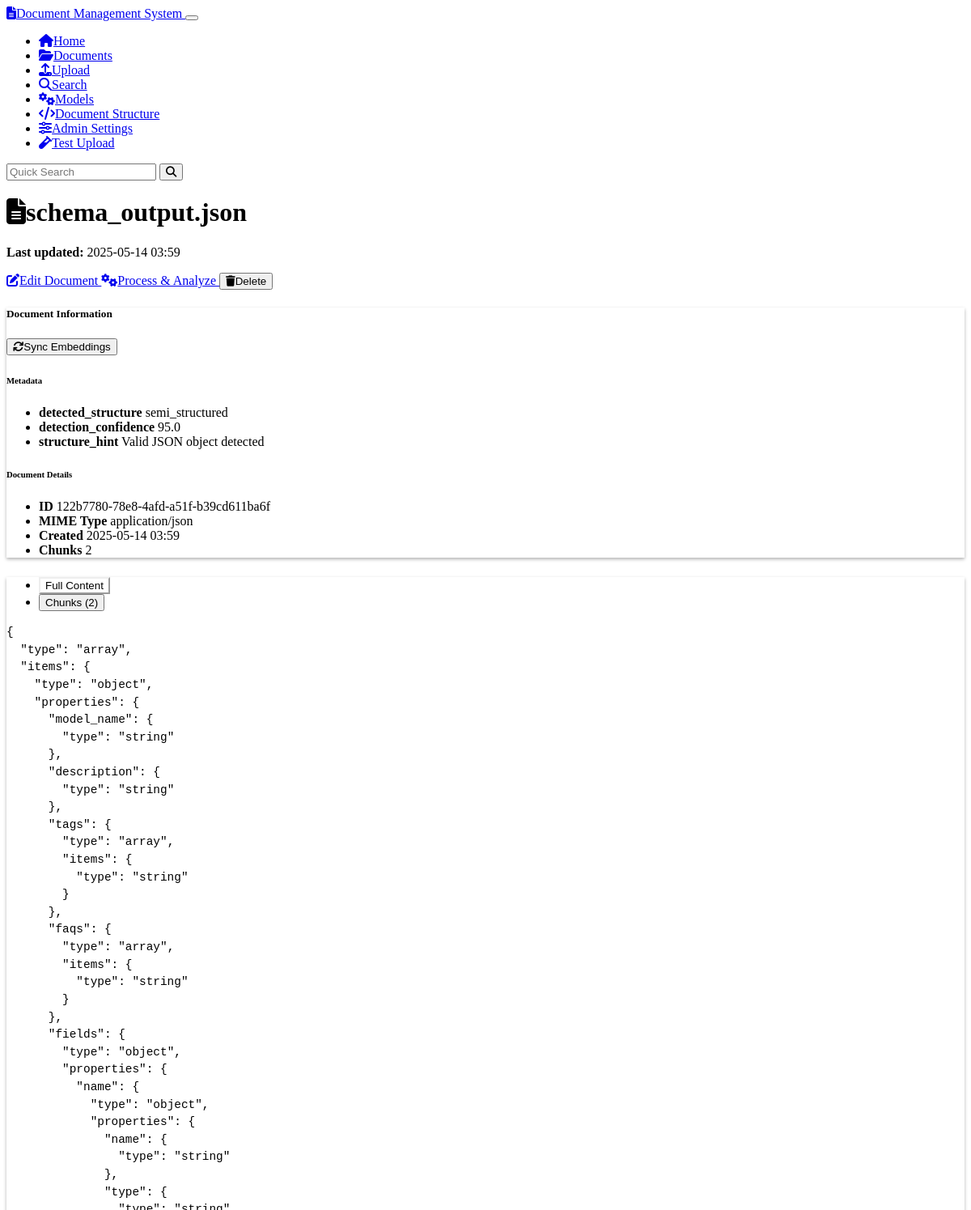
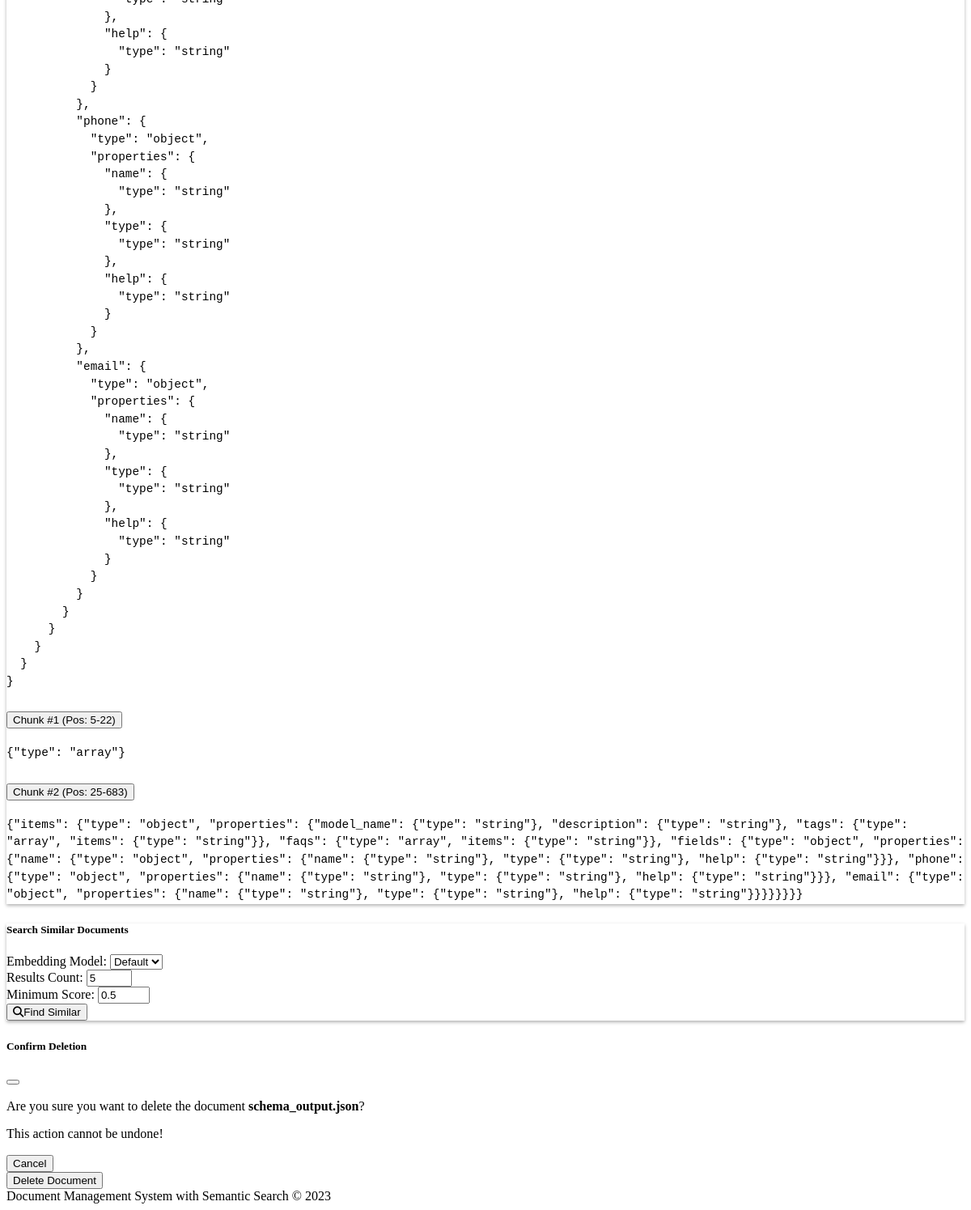
The page /documents/122b7780-78e8-4afd-a51f-b39cd611ba6f on the database its author committed (2 pictures, top to bottom).
### models.py (models this page shows, shortened)
class Document(db.Model):
    id = db.Column(db.String(36), primary_key=True, default=lambda: str(uuid.uuid4()))
    name = db.Column(db.String(255), nullable=False)
    content = db.Column(db.Text, nullable=False)
    mime_type = db.Column(db.String(100), nullable=False)
    created_at = db.Column(db.DateTime, default=datetime.datetime.utcnow)
    updated_at = db.Column(db.DateTime, default=datetime.datetime.utcnow, onupdate=datetime.datetime.utcnow)
    chunks = db.relationship('Chunk', backref='document', cascade='all, delete-orphan')
    doc_metadata = db.relationship('Metadata', backref='document', cascade='all, delete-orphan')

class Metadata(db.Model):
    id = db.Column(db.String(36), primary_key=True, default=lambda: str(uuid.uuid4()))
    document_id = db.Column(db.String(36), db.ForeignKey('document.id'), nullable=False)
    key = db.Column(db.String(100), nullable=False)
    value = db.Column(db.String(255), nullable=False)

class Chunk(db.Model):
    id = db.Column(db.String(36), primary_key=True, default=lambda: str(uuid.uuid4()))
    document_id = db.Column(db.String(36), db.ForeignKey('document.id'), nullable=False)
    content = db.Column(db.Text, nullable=False)
    chunk_index = db.Column(db.Integer, nullable=False)
    start_pos = db.Column(db.Integer, nullable=False)
    end_pos = db.Column(db.Integer, nullable=False)
    created_at = db.Column(db.DateTime, default=datetime.datetime.utcnow)
    updated_at = db.Column(db.DateTime, default=datetime.datetime.utcnow, onupdate=datetime.datetime.utcnow)
    embeddings = db.relationship('ChunkEmbedding', backref='chunk', cascade='all, delete-orphan')

### routes.py (the view)
@app.route('/documents/<document_id>')
def document_view(document_id):
    document = Document.query.get_or_404(document_id)
    metadata = Metadata.query.filter_by(document_id=document_id).all()
    chunks = Chunk.query.filter_by(document_id=document_id).order_by(Chunk.chunk_index).all()
    return render_template(
        'document_view.html',
        document=document,
        metadata=metadata,
        chunks=chunks
    )

### templates/document_view.html (shortened to what this page needs)
{% extends 'base.html' %}
{% block content %}
<div class="row mb-4">
    <div class="col-md-8">
        <h1>
            <i class="fas fa-file-alt me-2"></i>{{ document.name }}
        </h1>
        <p class="text-muted">
            <strong>Last updated:</strong> {{ document.updated_at.strftime('%Y-%m-%d %H:%M') }}
        </p>
    </div>
    <div class="col-md-4 text-md-end">
        <div class="btn-group">
            <a href="{{ url_for('document_edit', document_id=document.id) }}" class="btn btn-warning">
                <i class="fas fa-edit me-1"></i>Edit Document
            </a>
            <a href="{{ url_for('document_analysis_page', document_id=document.id) }}" class="btn btn-primary">
                <i class="fas fa-cogs me-1"></i>Process & Analyze
            </a>
            <button type="button" class="btn btn-danger" data-bs-toggle="modal" data-bs-target="#deleteDocumentModal">
                <i class="fas fa-trash me-1"></i>Delete
            </button>
        </div>
    </div>
</div>
<div class="row mb-4">
    <div class="col-md-12">
        <div class="card">
            <div class="card-header d-flex justify-content-between align-items-center">
                <h5 class="mb-0">Document Information</h5>
                <button id="sync-embeddings" class="btn btn-sm btn-outline-info" data-document-id="{{ document.id }}">
                    <i class="fas fa-sync me-1"></i>Sync Embeddings
                </button>
            </div>
            <div class="card-body">
                <div class="row">
                    <div class="col-md-6">
                        <h6>Metadata</h6>
                        {% if metadata %}
                            <ul class="list-group">
                                {% for meta in metadata %}
                                    <li class="list-group-item d-flex justify-content-between align-items-center">
                                        <strong>{{ meta.key }}</strong>
                                        <span>{{ meta.value }}</span>
                                    </li>
                                {% endfor %}
                            </ul>
                        {% else %}
                            <p class="text-muted">No metadata</p>
                        {% endif %}
                    </div>
                    <div class="col-md-6">
                        <h6>Document Details</h6>
                        <ul class="list-group">
                            <li class="list-group-item d-flex justify-content-between align-items-center">
                                <strong>ID</strong>
                                <span class="text-muted">{{ document.id }}</span>
                            </li>
                            <li class="list-group-item d-flex justify-content-between align-items-center">
                                <strong>MIME Type</strong>
                                <span>{{ document.mime_type }}</span>
                            </li>
                            <li class="list-group-item d-flex justify-content-between align-items-center">
                                <strong>Created</strong>
                                <span>{{ document.created_at.strftime('%Y-%m-%d %H:%M') }}</span>
                            </li>
                            <li class="list-group-item d-flex justify-content-between align-items-center">
                                <strong>Chunks</strong>
                                <span>{{ chunks|length }}</span>
                            </li>
                        </ul>
                    </div>
                </div>
            </div>
        </div>
    </div>
</div>
<div class="row mb-4">
    <div class="col-md-12">
        <div class="card">
            <div class="card-header">
                <ul class="nav nav-tabs card-header-tabs" id="document-tabs" role="tablist">
                    <li class="nav-item" role="presentation">
                        <button class="nav-link active" id="content-tab" data-bs-toggle="tab" data-bs-target="#content"
                                type="button" role="tab" aria-controls="content" aria-selected="true">
                            Full Content
                        </button>
                    </li>
                    <li class="nav-item" role="presentation">
                        <button class="nav-link" id="chunks-tab" data-bs-toggle="tab" data-bs-target="#chunks"
                                type="button" role="tab" aria-controls="chunks" aria-selected="false">
                            Chunks ({{ chunks|length }})
                        </button>
                    </li>
                </ul>
            </div>
            <div class="card-body">
                <div class="tab-content" id="document-tabs-content">
                    <div class="tab-pane fade show active" id="content" role="tabpanel" aria-labelledby="content-tab">
                        <pre class="document-content p-3 bg-dark text-light rounded">{{ document.content }}</pre>
                    </div>
                    <div class="tab-pane fade" id="chunks" role="tabpanel" aria-labelledby="chunks-tab">
                        {% if chunks %}
                            <div class="accordion" id="chunksAccordion">
                                {% for chunk in chunks %}
                                    <div class="accordion-item">
                                        <h2 class="accordion-header" id="chunk-heading-{{ loop.index }}">
                                            <button class="accordion-button collapsed" type="button" data-bs-toggle="collapse"
                                                    data-bs-target="#chunk-collapse-{{ loop.index }}" aria-expanded="false"
                                                    aria-controls="chunk-collapse-{{ loop.index }}">
                                                Chunk #{{ chunk.chunk_index + 1 }} (Pos: {{ chunk.start_pos }}-{{ chunk.end_pos }})
                                            </button>
                                        </h2>
                                        <div id="chunk-collapse-{{ loop.index }}" class="accordion-collapse collapse"
                                             aria-labelledby="chunk-heading-{{ loop.index }}" data-bs-parent="#chunksAccordion">
                                            <div class="accordion-body">
                                                <pre class="chunk-content p-2 bg-dark text-light rounded">{{ chunk.content }}</pre>
                                            </div>
                                        </div>
                                    </div>
                                {% endfor %}
                            </div>
                        {% else %}
                            <p class="text-muted">No chunks found for this document.</p>
                        {% endif %}
                    </div>
                </div>
            </div>
        </div>
    </div>
</div>
<div class="row mb-4">
    <div class="col-md-12">
        <div class="card">
            <div class="card-header">
                <h5 class="mb-0">Search Similar Documents</h5>
            </div>
            <div class="card-body">
                <form action="{{ url_for('search_page') }}" method="get">
                    <div class="row g-3">
                        <div class="col-md-4">
                            <label for="model-select" class="form-label">Embedding Model:</label>
                            <select class="form-select" id="model-select" name="model_id">
                                <option value="">Default</option>
                            </select>
                        </div>
                        <div class="col-md-3">
                            <label for="top-k" class="form-label">Results Count:</label>
                            <input type="number" class="form-control" id="top-k" name="top_k" value="5" min="1" max="20">
                        </div>
                        <div class="col-md-3">
                            <label for="min-score" class="form-label">Minimum Score:</label>
                            <input type="number" class="form-control" id="min-score" name="min_score" value="0.5" min="0" max="1" step="0.1">
                        </div>
                        <div class="col-md-2 d-flex align-items-end">
                            <button type="submit" class="btn btn-info w-100">
                                <i class="fas fa-search me-1"></i>Find Similar
                            </button>
                        </div>
                    </div>
                </form>
            </div>
        </div>
    </div>
</div>
<div class="modal fade" id="deleteDocumentModal" tabindex="-1" aria-labelledby="deleteDocumentModalLabel" aria-hidden="true">
    <div class="modal-dialog">
        <div class="modal-content">
            <div class="modal-header">
                <h5 class="modal-title" id="deleteDocumentModalLabel">Confirm Deletion</h5>
                <button type="button" class="btn-close" data-bs-dismiss="modal" aria-label="Close"></button>
            </div>
            <div class="modal-body">
                <p>Are you sure you want to delete the document <strong>{{ document.name }}</strong>?</p>
                <p class="text-danger">This action cannot be undone!</p>
            </div>
            <div class="modal-footer">
                <button type="button" class="btn btn-secondary" data-bs-dismiss="modal">Cancel</button>
                <form action="{{ url_for('document_delete', document_id=document.id) }}" method="post">
                    <button type="submit" class="btn btn-danger">Delete Document</button>
                </form>
            </div>
        </div>
    </div>
</div>
{% endblock %}

### static/css/custom.css (style rules this page uses)
body { min-height: 100vh; display: flex; flex-direction: column; }
.document-content, .chunk-content { white-space: pre-wrap; word-wrap: break-word; font-family: monospace; font-size: 0.9rem; line-height: 1.5; overflow-x: auto; border-radius: 4px; }
.card { box-shadow: 0 0.125rem 0.25rem rgba(0, 0, 0, 0.3); margin-bottom: 1.5rem; }
.card-header { font-weight: 500; }
.btn { font-weight: 500; }
.btn-primary { background-color: var(--bs-primary); border-color: var(--bs-primary); }
.btn-info { color: var(--bs-dark); }
.modal-header { border-bottom: 1px solid rgba(255, 255, 255, 0.1); }
.modal-footer { border-top: 1px solid rgba(255, 255, 255, 0.1); }
.nav-tabs .nav-link { color: var(--bs-light); }
.nav-tabs .nav-link.active { background-color: var(--bs-dark); color: var(--bs-info); border-color: transparent transparent var(--bs-info); }

### templates/document_view.html (style rules this page uses)
.document-content, .chunk-content { white-space: pre-wrap; overflow-x: auto; border-radius: 4px; font-family: monospace; }

### rows shown on the page
Document: name "schema_output.json", updated_at "2025-05-14 03:59", id "122b7780-78e8-4afd-a51f-b39cd611ba6f", mime_type "application/json", created_at "2025-05-14 03:59", content "{ \"type\": \"array\", \"items\": { \"type\": \"object\", \"properties\": { \"model_name\": { \"type\": \"string\" }, \"description\": { \"type\": \"string\" }, \"tags\": { \"type\": \"array\", \"items\": { \"type\": \"string\" } }, \"faqs\": { \"type\": \"array\", \"items\": { \"type\": \"string\" } }, \"fields\": { \"type\": \"object\", \"properties\": { \"name\": { \"type\": \"object\", \"properties\": { \"name\": { \"type\": \"string\" }, \"type\": { \"type\": \"string\" }, \"help\": { \"type\": \"string\" } } }, \"phone\": { \"type\": \"object\", \"properties\": { \"name\": { \"type\": \"string\" }, \"type\": { \"type\": \"string\" }, \"help\": { \"type\": \"string\" } } }, \"email\": { \"type\": \"object\", \"properties\": { \"name\": { \"type\": \"string\" }, \"type\": { \"type\": \"string\" }, \"help\": {…"
Metadata: key "detected_structure", value "semi_structured"
Metadata: key "detection_confidence", value "95.0"
Metadata: key "structure_hint", value "Valid JSON object detected"
Chunk: chunk.chunk_index+1 "1", start_pos "5", end_pos "22", content "{\"type\": \"array\"}"
Chunk: chunk.chunk_index+1 "2", start_pos "25", end_pos "683", content "{\"items\": {\"type\": \"object\", \"properties\": {\"model_name\": {\"type\": \"string\"}, \"description\": {\"type\": \"string\"}, \"tags\": {\"type\": \"array\", \"items\": {\"type\": \"string\"}}, \"faqs\": {\"type\": \"array\", \"items\": {\"type\": \"string\"}}, \"fields\": {\"type\": \"object\", \"properties\": {\"name\": {\"type\": \"object\", \"properties\": {\"name\": {\"type\": \"string\"}, \"type\": {\"type\": \"string\"}, \"help\": {\"type\": \"string\"}}}, \"phone\": {\"type\": \"object\", \"properties\": {\"name\": {\"type\": \"string\"}, \"type\": {\"type\": \"string\"}, \"help\": {\"type\": \"string\"}}}, \"email\": {\"type\": \"object\", \"properties\": {\"name\": {\"type\": \"string\"}, \"type\": {\"type\": \"string\"}, \"help\": {\"type\": \"string\"}}}}}}}}…"

### other values the page prints
{{ chunks|length }} "2"
